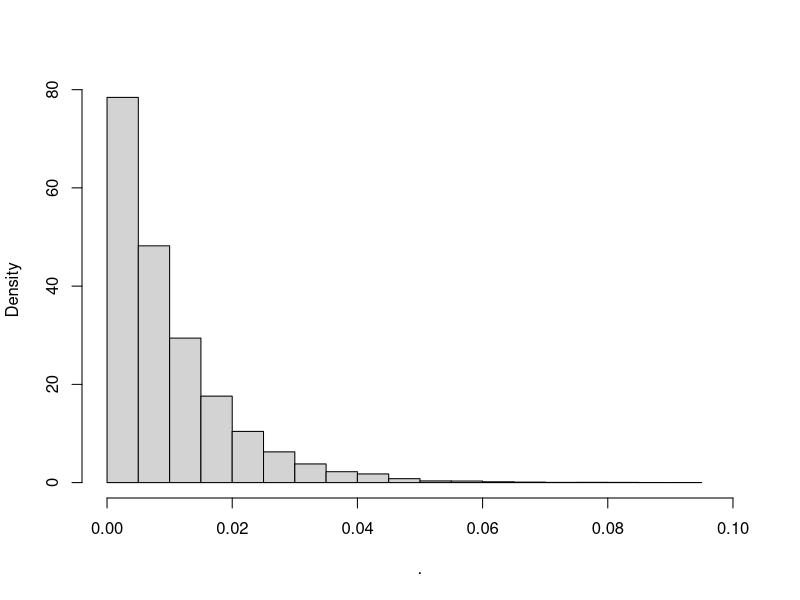
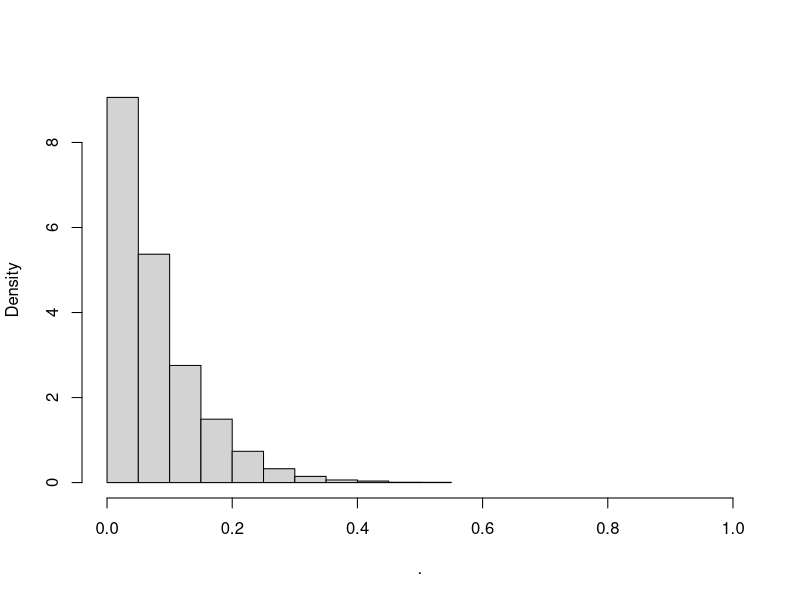

The R script that drew these images, in order:
## ---- chunk 1
knitr::opts_chunk$set(echo = TRUE)
library(dplyr)
## ---- chunk 2
rbeta(10000, 1, 100) %>% hist( xlim=c(0,.1), main = '', prob = T)
## ---- chunk 3
rbeta(10000, 1, 12) %>% hist( xlim=c(0,1), main = '', prob = T)
